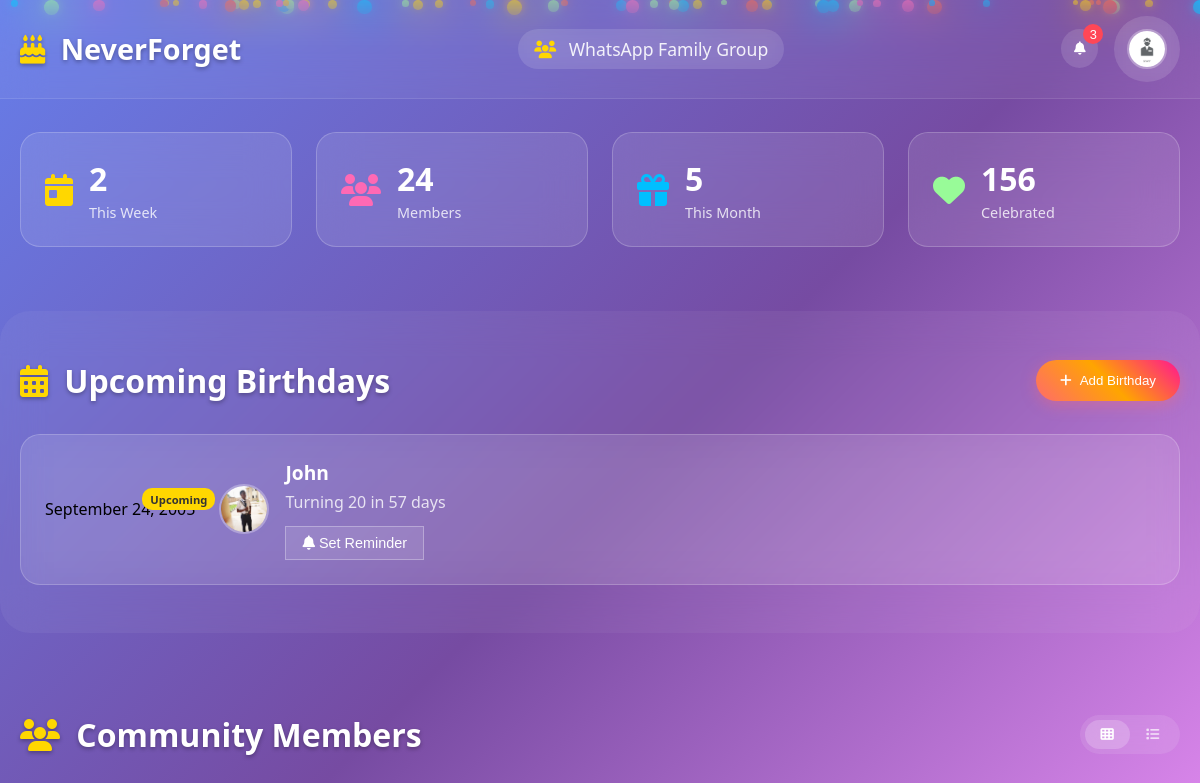
The app's page /home (signed in), older data.
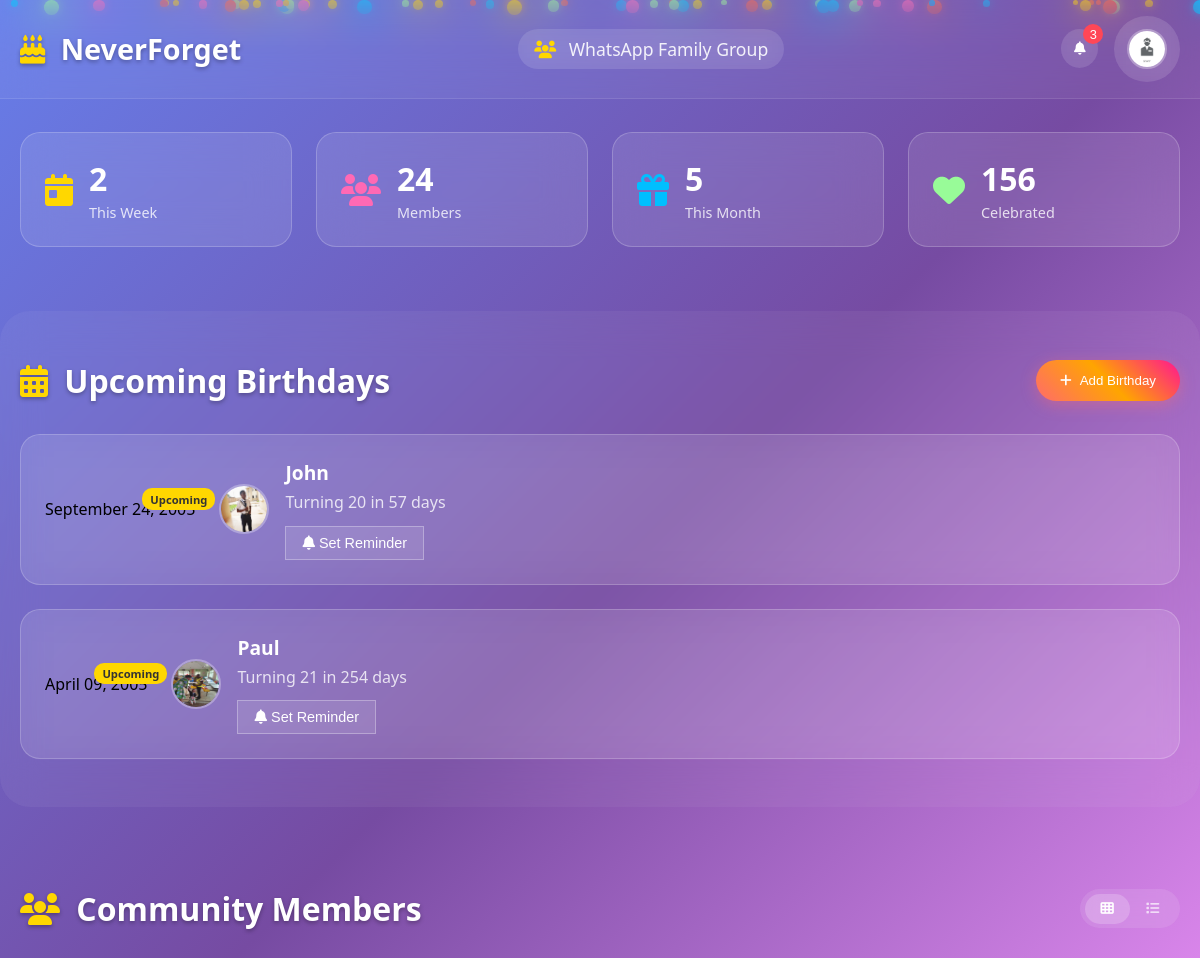
The same page, newer data.
### App/models.py (models this page shows, shortened)
class BirthdayInfo(models.Model):
    GENDER_CHOICES = (
        ('male', 'Male'),
        ('female', 'Female'),
    )
    TRAINING_LEVEL_CHOICES = (
        ('baptisimal', 'Baptisimal'),
        ('believers', 'Believers'),
        ('workers-in-training', 'Workers In Training'),
        ('completed', 'Completed'),
    )
    community_user_name = models.ForeignKey(User, on_delete=models.CASCADE , null=True)
    personName = models.CharField(max_length=50)
    personImage = models.ImageField(upload_to='Birthday Images', null=True, blank=True)
    birthDate = models.DateField(auto_now=False, auto_now_add=False)
    phoneNumber = models.IntegerField()
    email = models.EmailField(max_length=254)
    matric =  models.CharField(max_length=50)
    department =  models.CharField(max_length=50)
    level = models.IntegerField()
    gender = models.CharField(max_length=10, choices=GENDER_CHOICES, null=True)
    trainingLevel = models.CharField(max_length=50, choices=TRAINING_LEVEL_CHOICES, null=True)
    reminderDays = models.IntegerField(null=True)

### App/views.py (the view)
# urls.py: path('home', views.home, name='home'),
def home(request):
    today = date.today()
    all_birthdays = BirthdayInfo.objects.filter(community_user_name=request.user)
    todays_birthdays = []
    tomorrows_birthdays = []
    upcoming_birthdays = []
    for b in all_birthdays:
        if b.birthDate:
            bday_this_year = b.birthDate.replace(year=today.year)
            if bday_this_year < today:
                next_bday = bday_this_year.replace(year=today.year + 1)
            else:
                next_bday = bday_this_year
            days_until = (next_bday - today).days
            days_since = (today - bday_this_year).days if bday_this_year < today else None
            age_on_next_bday = calculate_age(b.birthDate, next_bday)
            b.days_until = days_until
            b.days_since = days_since
            b.age_on_next_bday = age_on_next_bday
            if days_until == 0:
                todays_birthdays.append(b)
            elif days_until == 1:
                tomorrows_birthdays.append(b)
            else:
                upcoming_birthdays.append(b)
    upcoming_birthdays.sort(key=lambda x: (x.days_until if x.days_until > 0 else 9999 + x.days_since))
    upcoming_birthdays = upcoming_birthdays[:10]
    context = {
        'todays_birthdays': todays_birthdays,
        'tomorrows_birthdays': tomorrows_birthdays,
        'upcoming_birthdays': upcoming_birthdays,
        'all_birthdays':all_birthdays
    }
    return render(request, 'home.html', context)

### App/views.py (called while the page is built)
def calculate_age(born, ref_date):
    return ref_date.year - born.year - ((ref_date.month, ref_date.day) < (born.month, born.day))

### templates/home.html (shortened to what the changed rows need)
{% load static %}
<html lang="en">
<head>
    <link rel="stylesheet" href="https://cdnjs.cloudflare.com/ajax/libs/font-awesome/6.4.0/css/all.min.css" />
    <link rel="stylesheet" href="{% static 'home.css' %}">
    <link rel="stylesheet" href="{% static 'message.css' %}" />
</head>
<body>
    <main>
        <section class="upcoming-section">
            <div class="container">
                <div class="section-header">
                    <h2>
                        <i class="fas fa-calendar-alt"></i>
                        Upcoming Birthdays
                    </h2>
                </div>
                <div class="birthday-timeline">
                    {% if upcoming_birthdays %}
                    {% for b in upcoming_birthdays %}
                    <div class="birthday-item">
                        <div class="birthday-date">
                            <span class="badge">Upcoming</span>
                            <span class="full-date">{{ b.birthDate|date:"F d, Y" }}</span>
                        </div>
                        <div class="birthday-info">
                            <div class="person-avatar">
                                <img src="{{ b.personImage.url }}" alt="{{ b.personName }}">
                            </div>
                            <div class="person-details">
                                <h3>{{ b.personName }}</h3>
                                <p>Turning {{ b.age_on_next_bday }} in {{ b.days_until }} days</p>
                                <div class="birthday-actions">
                                    <button class="btn-small btn-remind">
                                        <i class="fas fa-bell"></i>
                                        Set Reminder
                                    </button>
                                </div>
                            </div>
                        </div>
                    </div>
                    {% endfor %}
                    {% endif %}
                </div>
            </div>
        </section>
        <section class="members-section">
            <div class="container">
                <div class="section-header">
                    <h2>
                        <i class="fas fa-users"></i>
                        Community Members
                    </h2>
                </div>
            </div>
        </section>
    </main>
</body>
</html>

Row changes from the older to the newer data that the page shows:
added BirthdayInfo: birthDate "April 09, 2005", personImage (picture), personName "Paul", age_on_next_bday "21", days_until "254"
